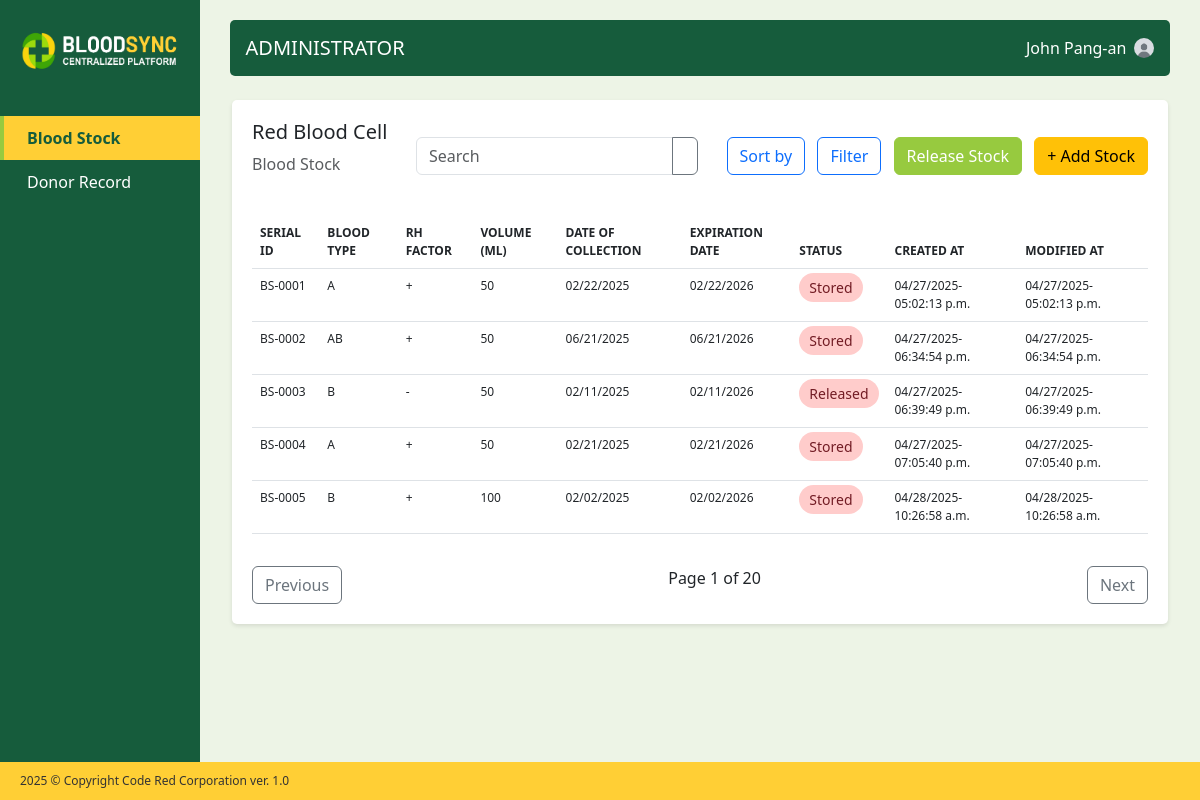
/inventory/admin-dashboard/ (signed in), run on the app's committed database.
### accounts/models.py (models this page shows, shortened)
class User(AbstractUser):
    ROLE_CHOICES = (
        ('admin', 'Admin'),
        ('barangay_official', 'Barangay Official'),
    )
    role = models.CharField(max_length=20, choices=ROLE_CHOICES)
    full_name = models.CharField(max_length=255)
    barangay = models.CharField(max_length=255, blank=True, null=True)

### blood_inventory/models.py (models this page shows, shortened)
class BloodStock(models.Model):
    BLOOD_TYPE_CHOICES = (
        ('A', 'A'),
        ('B', 'B'),
        ('AB', 'AB'),
        ('O', 'O'),
    )
    RH_FACTOR_CHOICES = (
        ('+', 'Positive'),
        ('-', 'Negative'),
    )
    STATUS_CHOICES = (
        ('stored', 'Stored'),
        ('released', 'Released'),
    )
    serial_id = models.CharField(max_length=20, unique=True)
    blood_type = models.CharField(max_length=2, choices=BLOOD_TYPE_CHOICES)
    rh_factor = models.CharField(max_length=1, choices=RH_FACTOR_CHOICES, blank=True, null=True)
    volume_ml = models.IntegerField()
    date_of_collection = models.DateField()
    expiration_date = models.DateField()
    status = models.CharField(max_length=10, choices=STATUS_CHOICES, default='stored')
    created_at = models.DateTimeField(auto_now_add=True)
    modified_at = models.DateTimeField(auto_now=True, null=True, blank=True)

### blood_inventory/views.py (the view)
# urls.py: path('admin-dashboard/', admin_dashboard, name='admin_dashboard'),
@login_required
@user_passes_test(is_admin)
def admin_dashboard(request):
    blood_stocks = BloodStock.objects.all()
    return render(request, 'blood_inventory/admin_dashboard.html', {'blood_stocks': blood_stocks})

### blood_inventory/views.py (called while the page is built)
def is_admin(user):
    return user.role == 'admin'

### templates/blood_inventory/admin_dashboard.html (shortened to what this page needs)
{% extends 'base.html' %}
{% load static %}
{% block content %}
<div class="container-fluid p-0">
    <div class="row g-0">
        <div class="col-md-2 sidebar">
            <div class="d-flex align-items-center p-3">
                <img src="{% static 'img/Logo.png' %}" alt="BloodSync Logo" class="img-fluid" style="height: 50px; margin-top: -10px;">
            </div>
            <div class="mt-4">
                <div class="sidebar-item active">
                    <a href="{% url 'admin_dashboard' %}">
                         Blood Stock
                    </a>
                </div>
                <div class="sidebar-item">
                    <a href="{% url 'admin_donor_records' %}">
                         Donor Record
                    </a>
                </div>
            </div>
        </div>
        <div class="col-md-10 content-area">
            <div class="header d-flex justify-content-between align-items-center p-3">
                <h5 class="mb-0">ADMINISTRATOR</h5>
                <div class="d-flex align-items-center">
                    <div class="user-dropdown">
                        <div class="d-flex align-items-center">
                            <span class="me-2">{{ request.user.full_name }}</span>
                            <img
                            src="{% static 'img/default.jpg' %}"
                            alt="User"
                            class="rounded-circle"
                            style="border-radius: 50px; height: 20px; width: auto;"/>
                        </div>
                    </div>
                </div>
            </div>
            <div class="container-fluid py-4">
                <div class="table-container">
                    <div class="d-flex justify-content-between align-items-center mb-4">
                        <div>
                            <h5>Red Blood Cell</h5>
                            <p class="text-muted">Blood Stock</p>
                        </div>
                        <div>
                            <div class="input-group">
                                <input type="text" class="form-control" placeholder="Search">
                                <button class="btn btn-outline-secondary" type="button">
                                </button>
                            </div>
                        </div>
                        <div>
                            <button class="btn btn-outline-primary me-2">Sort by</button>
                            <button class="btn btn-outline-primary me-2">Filter</button>
                            <button class="btn btn-primary me-2">Release Stock</button>
                            <a href="{% url 'add_blood_stock' %}" class="btn btn-warning">+ Add Stock</a>
                        </div>
                    </div>
                    <div class="table-responsive">
                        <table class="table table-hover" style="font-size: 12px;">
                            <thead>
                                <tr>
                                    <th>SERIAL ID</th>
                                    <th>BLOOD TYPE</th>
                                    <th>RH FACTOR</th>
                                    <th>VOLUME (ML)</th>
                                    <th>DATE OF COLLECTION</th>
                                    <th>EXPIRATION DATE</th>
                                    <th>STATUS</th>
                                    <th>CREATED AT</th>
                                    <th>MODIFIED AT</th>
                                </tr>
                            </thead>
                            <tbody>
                                {% for stock in blood_stocks %}
                                <tr>
                                    <td>{{ stock.serial_id }}</td>
                                    <td>{{ stock.blood_type }}</td>
                                    <td>{{ stock.rh_factor }}</td>
                                    <td>{{ stock.volume_ml }}</td>
                                    <td>{{ stock.date_of_collection|date:"m/d/Y" }}</td>
                                    <td>{{ stock.expiration_date|date:"m/d/Y" }}</td>
                                    <td><span class="status-stored">{{ stock.status|title }}</span></td>
                                    <td>{{ stock.created_at|date:"m/d/Y-h:i:s a" }}</td>
                                    <td>{{ stock.modified_at|date:"m/d/Y-h:i:s a"|default:"-" }}</td>
                                </tr>
                                {% empty %}
                                <tr>
                                    <td colspan="9" class="text-center">No blood stocks available</td>
                                </tr>
                                {% endfor %}
                            </tbody>
                        </table>
                    </div>
                    <div class="d-flex justify-content-between mt-3">
                        <button class="btn btn-outline-secondary">Previous</button>
                        <div>Page 1 of 20</div>
                        <button class="btn btn-outline-secondary">Next</button>
                    </div>
                </div>
            </div>
        </div>
    </div>
</div><div class="footer">2025 © Copyright Code Red Corporation ver. 1.0</div>
{% endblock %}

### templates/base.html (shortened to what this page needs)
{% load static %}
<!DOCTYPE html>
<html lang="en">
<head>
    <link href="https://cdn.jsdelivr.net/npm/bootstrap@5.3.0-alpha1/dist/css/bootstrap.min.css" rel="stylesheet">
</head>
<body>
    {% block content %}{% endblock %}
</body>
</html>

### data on the page
User: user.full_name "John Pang-an"
BloodStock: serial_id "BS-0001", blood_type "A", rh_factor "+", volume_ml "50", date_of_collection "02/22/2025", expiration_date "02/22/2026", status "Stored", created_at "04/27/2025-05:02:13 p.m.", modified_at "04/27/2025-05:02:13 p.m."
BloodStock: serial_id "BS-0002", blood_type "AB", rh_factor "+", volume_ml "50", date_of_collection "06/21/2025", expiration_date "06/21/2026", status "Stored", created_at "04/27/2025-06:34:54 p.m.", modified_at "04/27/2025-06:34:54 p.m."
BloodStock: serial_id "BS-0003", blood_type "B", rh_factor "-", volume_ml "50", date_of_collection "02/11/2025", expiration_date "02/11/2026", status "Released", created_at "04/27/2025-06:39:49 p.m.", modified_at "04/27/2025-06:39:49 p.m."
BloodStock: serial_id "BS-0004", blood_type "A", rh_factor "+", volume_ml "50", date_of_collection "02/21/2025", expiration_date "02/21/2026", status "Stored", created_at "04/27/2025-07:05:40 p.m.", modified_at "04/27/2025-07:05:40 p.m."
BloodStock: serial_id "BS-0005", blood_type "B", rh_factor "+", volume_ml "100", date_of_collection "02/02/2025", expiration_date "02/02/2026", status "Stored", created_at "04/28/2025-10:26:58 a.m.", modified_at "04/28/2025-10:26:58 a.m."
